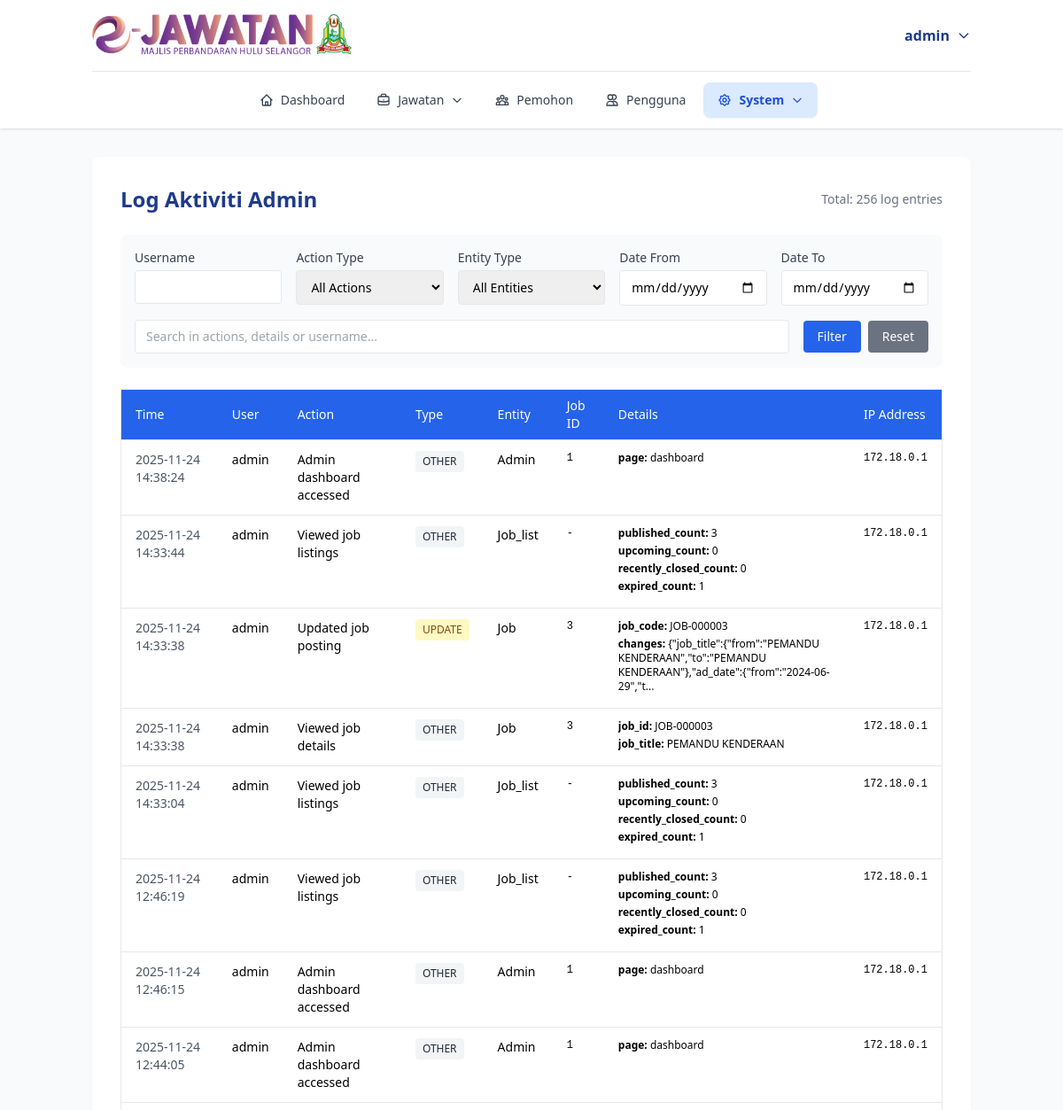
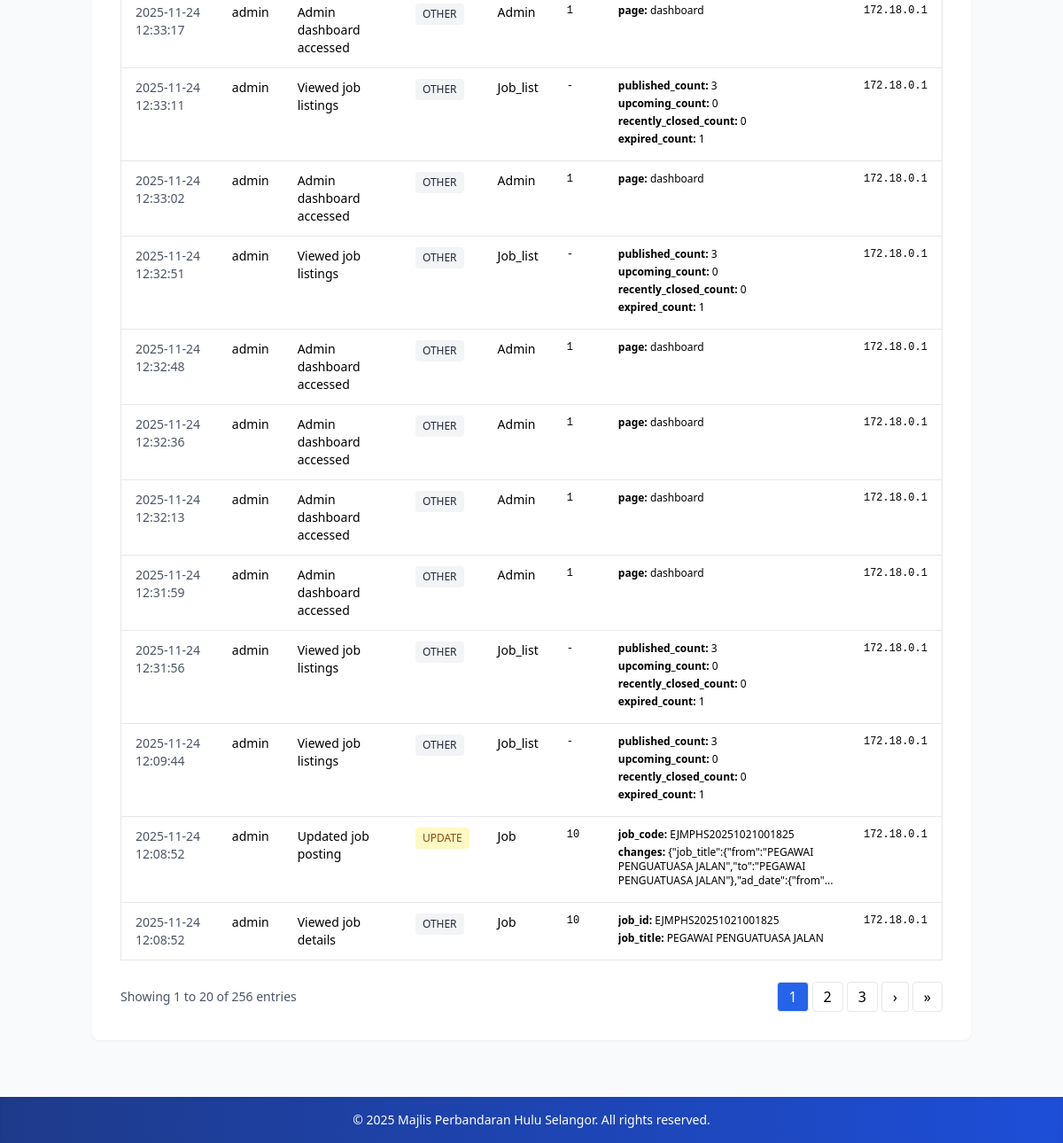
The app's page /admin/activity-logs.php (signed in) with its own data (2 pictures, top to bottom).
### tables this page shows
CREATE TABLE `admin_logs` (
  `id` int NOT NULL,
  `user_id` int DEFAULT NULL,
  `action` text,
  `action_type` varchar(50) NOT NULL,
  `entity_type` varchar(50) NOT NULL,
  `entity_id` int DEFAULT NULL,
  `details` text,
  `ip_address` varchar(45) DEFAULT NULL,
  `user_agent` text,
  `created_at` timestamp NULL DEFAULT CURRENT_TIMESTAMP
);

CREATE TABLE `user` (
  `id` int NOT NULL,
  `username` varchar(50) NOT NULL,
  `email` varchar(100) NOT NULL,
  `password` varchar(255) NOT NULL,
  `full_name` varchar(100) NOT NULL,
  `role` enum('admin','superadmin','editor','viewer') DEFAULT 'admin',
  `status` tinyint(1) DEFAULT '1',
  `reset_token` varchar(255) DEFAULT NULL,
  `reset_expires` datetime DEFAULT NULL,
  `created_at` timestamp NULL DEFAULT CURRENT_TIMESTAMP,
  `updated_at` timestamp NULL DEFAULT CURRENT_TIMESTAMP ON UPDATE CURRENT_TIMESTAMP
);

### admin/includes/admin_logger.php (called while the page is built, shortened)
<?php
function get_admin_logs($filters = [], $limit = 100, $offset = 0) {
    global $pdo;
    try {
        $check_table = $pdo->query("SHOW TABLES LIKE 'admin_logs'");
        $query = "SELECT * FROM admin_logs WHERE 1=1";
        $params = [];
        $query .= " ORDER BY created_at DESC LIMIT ? OFFSET ?";
        $params[] = (int)$limit;
        $params[] = (int)$offset;
        $stmt = $pdo->prepare($query);
        $stmt->execute($params);
        return $stmt->fetchAll(PDO::FETCH_ASSOC);
    } catch (PDOException $e) {
        error_log("Admin Logger: Error retrieving logs: " . $e->getMessage());
        return [];
    }
}
function count_admin_logs($filters = []) {
    global $pdo;
    try {
        $check_table = $pdo->query("SHOW TABLES LIKE 'admin_logs'");
        $query = "SELECT COUNT(*) FROM admin_logs WHERE 1=1";
        $params = [];
        $stmt = $pdo->prepare($query);
        $stmt->execute($params);
        return (int)$stmt->fetchColumn();
    } catch (PDOException $e) {
        error_log("Admin Logger: Error counting logs: " . $e->getMessage());
        return 0;
    }
}

### admin/activity-logs.php (the view, shortened to what this page needs)
<?php
$config = require '../config.php';
$result = get_database_connection($config);
$pdo = $result['pdo'];
$page = isset($_GET['page']) ? max(1, intval($_GET['page'])) : 1;
$per_page = 20;
$offset = ($page - 1) * $per_page;
$filters = [];
$logs = get_admin_logs($filters, $per_page, $offset);
$total_logs = count_admin_logs($filters);
$total_pages = ceil($total_logs / $per_page);
include 'templates/header.php';
?>
<div class="standard-container mx-auto bg-white rounded-lg shadow-sm p-8">
    <div class="flex justify-between items-center mb-6">
        <h2 class="text-2xl font-bold text-blue-900">Log Aktiviti Admin</h2>
        <div class="text-sm text-gray-500">
            Total: <?php echo number_format($total_logs); ?> log entries
        </div>
    </div>
    <form method="get" class="bg-gray-50 p-4 rounded-lg mb-6">
        <div class="grid grid-cols-1 md:grid-cols-3 lg:grid-cols-5 gap-4 mb-4">
            <div>
                <label class="block text-sm font-medium text-gray-700 mb-1">Username</label>
                <input type="text" name="username" class="w-full border rounded px-3 py-2 text-sm"
                    value="<?php echo htmlspecialchars($_GET['username'] ?? ''); ?>">
            </div>
            <div>
                <label class="block text-sm font-medium text-gray-700 mb-1">Action Type</label>
                <select name="action_type" class="w-full border rounded px-3 py-2 text-sm">
                    <option value="ALL">All Actions</option>
                </select>
            </div>
            <div>
                <label class="block text-sm font-medium text-gray-700 mb-1">Entity Type</label>
                <select name="entity_type" class="w-full border rounded px-3 py-2 text-sm">
                    <option value="ALL">All Entities</option>
                </select>
            </div>
            <div>
                <label class="block text-sm font-medium text-gray-700 mb-1">Date From</label>
                <input type="date" name="date_from" class="w-full border rounded px-3 py-2 text-sm"
                    value="<?php echo htmlspecialchars($_GET['date_from'] ?? ''); ?>">
            </div>
            <div>
                <label class="block text-sm font-medium text-gray-700 mb-1">Date To</label>
                <input type="date" name="date_to" class="w-full border rounded px-3 py-2 text-sm"
                    value="<?php echo htmlspecialchars($_GET['date_to'] ?? ''); ?>">
            </div>
        </div>
        <div class="flex items-center">
            <div class="flex-grow">
                <input type="text" name="search" placeholder="Search in actions, details or username..."
                    class="w-full border rounded px-3 py-2 text-sm" value="<?php echo htmlspecialchars($_GET['search'] ?? ''); ?>">
            </div>
            <div class="ml-4 flex space-x-2">
                <button type="submit" class="bg-blue-600 text-white px-4 py-2 rounded text-sm hover:bg-blue-700 transition">Filter</button>
                <a href="activity-logs.php" class="bg-gray-500 text-white px-4 py-2 rounded text-sm hover:bg-gray-600 transition">Reset</a>
            </div>
        </div>
    </form>
    <div class="overflow-x-auto">
        <table class="min-w-full border text-sm">
            <thead>
                <tr class="bg-blue-600">
                    <th class="px-4 py-2 text-left text-white font-medium">Time</th>
                    <th class="px-4 py-2 text-left text-white font-medium">User</th>
                    <th class="px-4 py-2 text-left text-white font-medium">Action</th>
                    <th class="px-4 py-2 text-left text-white font-medium">Type</th>
                    <th class="px-4 py-2 text-left text-white font-medium">Entity</th>
                    <th class="px-4 py-2 text-left text-white font-medium">Job ID</th>
                    <th class="px-4 py-2 text-left text-white font-medium">Details</th>
                    <th class="px-4 py-2 text-left text-white font-medium">IP Address</th>
                </tr>
            </thead>
            <tbody>
                <?php if (empty($logs)): ?>
                <tr>
                    <td colspan="8" class="px-4 py-8 text-center text-gray-500">No activity logs found.</td>
                </tr>
                <?php else: ?>
                <?php foreach ($logs as $log): ?>
                <tr class="border-t hover:bg-gray-50">
                    <td class="px-4 py-3 text-gray-600 align-top">
                        <?php echo date('Y-m-d H:i:s', strtotime($log['created_at'])); ?>
                    </td>
                    <td class="px-4 py-3 align-top">
                        <?php
                        if (!empty($log['user_id'])) {
                            try {
                                $user_stmt = $pdo->prepare("SELECT username FROM user WHERE id = ?");
                                $user_stmt->execute([$log['user_id']]);
                                $username = $user_stmt->fetchColumn();
                                echo htmlspecialchars($username ?: 'Unknown');
                            } catch (PDOException $e) {
                                error_log("Error fetching username: " . $e->getMessage());
                                echo 'Unknown';
                            }
                        } else {
                            echo 'System';
                        }
                        ?>
                    </td>
                    <td class="px-4 py-3 align-top">
                        <?php echo htmlspecialchars($log['action']); ?>
                    </td>
                    <td class="px-4 py-3 align-top">
                        <span class="inline-block px-2 py-1 text-xs rounded
                            <?php
                            switch($log['action_type']) {
                                case 'UPDATE': echo 'bg-yellow-100 text-yellow-800'; break;
                                default: echo 'bg-gray-100 text-gray-800';
                            }
                            ?>">
                            <?php echo htmlspecialchars($log['action_type']); ?>
                        </span>
                    </td>
                    <td class="px-4 py-3 align-top">
                        <?php echo htmlspecialchars(ucfirst($log['entity_type'])); ?>
                    </td>
                    <td class="px-4 py-3 align-top font-mono text-xs">
                        <?php echo htmlspecialchars($log['entity_id'] ?? '-'); ?>
                    </td>
                    <td class="px-4 py-3 align-top">
                        <?php
                        if (!empty($log['details'])) {
                            $details = json_decode($log['details'], true);
                            if (json_last_error() === JSON_ERROR_NONE && is_array($details)) {
                                echo '<div class="text-xs max-w-md overflow-hidden">';
                                foreach ($details as $key => $value) {
                                    if (is_array($value)) {
                                        $value = json_encode($value);
                                    }
                                    echo '<div class="mb-1"><span class="font-semibold">' . htmlspecialchars($key) . ':</span> ' .
                                         htmlspecialchars(substr($value, 0, 100)) . (strlen($value) > 100 ? '...' : '') . '</div>';
                                }
                                echo '</div>';
                            } else {
                                echo '<div class="text-xs max-w-md overflow-hidden">' .
                                     htmlspecialchars(substr($log['details'], 0, 200)) .
                                     (strlen($log['details']) > 200 ? '...' : '') . '</div>';
                            }
                        } else {
                            echo '-';
                        }
                        ?>
                    </td>
                    <td class="px-4 py-3 align-top font-mono text-xs">
                        <?php echo htmlspecialchars($log['ip_address'] ?? '-'); ?>
                    </td>
                </tr>
                <?php endforeach; ?>
                <?php endif; ?>
            </tbody>
        </table>
    </div>
    <?php if ($total_pages > 1): ?>
    <div class="mt-6 flex justify-between items-center">
        <div class="text-sm text-gray-600">
            Showing <?php echo ($offset + 1); ?> to <?php echo min($offset + $per_page, $total_logs); ?> of <?php echo $total_logs; ?> entries
        </div>
        <div class="flex space-x-1">
            <?php
            $start_page = max(1, $page - 2);
            $end_page = min($total_pages, $page + 2);
            for ($i = $start_page; $i <= $end_page; $i++): ?>
                <a href="?page=<?php echo $i; ?><?php echo http_build_query(array_merge($_GET, ['page' => $i])); ?>"
                   class="px-3 py-1 border rounded <?php echo $i === $page ? 'bg-blue-600 text-white' : 'hover:bg-gray-100'; ?>">
                    <?php echo $i; ?>
                </a>
            <?php endfor; ?>
            <?php if ($page < $total_pages): ?>
                <a href="?page=<?php echo $page + 1; ?><?php echo http_build_query(array_merge($_GET, ['page' => $page + 1])); ?>" class="px-3 py-1 border rounded hover:bg-gray-100">&rsaquo;</a>
                <a href="?page=<?php echo $total_pages; ?><?php echo http_build_query(array_merge($_GET, ['page' => $total_pages])); ?>" class="px-3 py-1 border rounded hover:bg-gray-100">&raquo;</a>
            <?php endif; ?>
        </div>
    </div>
    <?php endif; ?>
</div>
<?php include 'templates/footer.php'; ?>

### records on screen
admin_logs: created_at "2025-11-24 14:38:24", user.username "admin", action "Admin dashboard accessed", action_type "OTHER", entity_type "Admin", entity "1", key "page", details "dashboard", ip_address "172.18.0.1"
admin_logs: created_at "2025-11-24 14:33:44", user.username "admin", action "Viewed job listings", action_type "OTHER", entity_type "Job_list", entity "-", key "published_count", details "3", key "upcoming_count", details "0", key "recently_closed_count", key "expired_count", details "1", ip_address "172.18.0.1"
admin_logs: created_at "2025-11-24 14:33:38", user.username "admin", action "Updated job posting", action_type "UPDATE", entity_type "Job", entity "3", key "job_code", details "JOB-000003", key "changes", value "{\"job_title\":{\"from\":\"PEMANDU KENDERAAN\",\"to\":\"PEMANDU KENDERAAN\"},\"ad_date\":{\"from\":\"2024-06-29\",\"t", ip_address "172.18.0.1"
admin_logs: created_at "2025-11-24 14:33:38", user.username "admin", action "Viewed job details", action_type "OTHER", entity_type "Job", entity "3", key "job_id", details "JOB-000003", key "job_title", details "PEMANDU KENDERAAN", ip_address "172.18.0.1"
admin_logs: created_at "2025-11-24 14:33:04", user.username "admin", action "Viewed job listings", action_type "OTHER", entity_type "Job_list", entity "-", key "published_count", details "3", key "upcoming_count", details "0", key "recently_closed_count", key "expired_count", details "1", ip_address "172.18.0.1"
admin_logs: created_at "2025-11-24 12:46:19", user.username "admin", action "Viewed job listings", action_type "OTHER", entity_type "Job_list", entity "-", key "published_count", details "3", key "upcoming_count", details "0", key "recently_closed_count", key "expired_count", details "1", ip_address "172.18.0.1"
admin_logs: created_at "2025-11-24 12:46:15", user.username "admin", action "Admin dashboard accessed", action_type "OTHER", entity_type "Admin", entity "1", key "page", details "dashboard", ip_address "172.18.0.1"
admin_logs: created_at "2025-11-24 12:44:05", user.username "admin", action "Admin dashboard accessed", action_type "OTHER", entity_type "Admin", entity "1", key "page", details "dashboard", ip_address "172.18.0.1"
admin_logs: created_at "2025-11-24 12:33:17", user.username "admin", action "Admin dashboard accessed", action_type "OTHER", entity_type "Admin", entity "1", key "page", details "dashboard", ip_address "172.18.0.1"
admin_logs: created_at "2025-11-24 12:33:11", user.username "admin", action "Viewed job listings", action_type "OTHER", entity_type "Job_list", entity "-", key "published_count", details "3", key "upcoming_count", details "0", key "recently_closed_count", key "expired_count", details "1", ip_address "172.18.0.1"
admin_logs: created_at "2025-11-24 12:33:02", user.username "admin", action "Admin dashboard accessed", action_type "OTHER", entity_type "Admin", entity "1", key "page", details "dashboard", ip_address "172.18.0.1"
admin_logs: created_at "2025-11-24 12:32:51", user.username "admin", action "Viewed job listings", action_type "OTHER", entity_type "Job_list", entity "-", key "published_count", details "3", key "upcoming_count", details "0", key "recently_closed_count", key "expired_count", details "1", ip_address "172.18.0.1"
admin_logs: created_at "2025-11-24 12:32:48", user.username "admin", action "Admin dashboard accessed", action_type "OTHER", entity_type "Admin", entity "1", key "page", details "dashboard", ip_address "172.18.0.1"
admin_logs: created_at "2025-11-24 12:32:36", user.username "admin", action "Admin dashboard accessed", action_type "OTHER", entity_type "Admin", entity "1", key "page", details "dashboard", ip_address "172.18.0.1"
admin_logs: created_at "2025-11-24 12:32:13", user.username "admin", action "Admin dashboard accessed", action_type "OTHER", entity_type "Admin", entity "1", key "page", details "dashboard", ip_address "172.18.0.1"
admin_logs: created_at "2025-11-24 12:31:59", user.username "admin", action "Admin dashboard accessed", action_type "OTHER", entity_type "Admin", entity "1", key "page", details "dashboard", ip_address "172.18.0.1"
admin_logs: created_at "2025-11-24 12:31:56", user.username "admin", action "Viewed job listings", action_type "OTHER", entity_type "Job_list", entity "-", key "published_count", details "3", key "upcoming_count", details "0", key "recently_closed_count", key "expired_count", details "1", ip_address "172.18.0.1"
admin_logs: created_at "2025-11-24 12:09:44", user.username "admin", action "Viewed job listings", action_type "OTHER", entity_type "Job_list", entity "-", key "published_count", details "3", key "upcoming_count", details "0", key "recently_closed_count", key "expired_count", details "1", ip_address "172.18.0.1"
admin_logs: created_at "2025-11-24 12:08:52", user.username "admin", action "Updated job posting", action_type "UPDATE", entity_type "Job", entity "10", key "job_code", details "EJMPHS20251021001825", key "changes", value "{\"job_title\":{\"from\":\"PEGAWAI PENGUATUASA JALAN\",\"to\":\"PEGAWAI PENGUATUASA JALAN\"},\"ad_date\":{\"from\"", ip_address "172.18.0.1"
admin_logs: created_at "2025-11-24 12:08:52", user.username "admin", action "Viewed job details", action_type "OTHER", entity_type "Job", entity "10", key "job_id", details "EJMPHS20251021001825", key "job_title", details "PEGAWAI PENGUATUASA JALAN", ip_address "172.18.0.1"

### other values on screen
$_SESSION['admin_username'] "admin"
$total_logs "256"
$offset + 1 "1"
min($offset + $per_page, $total_logs) "20"
